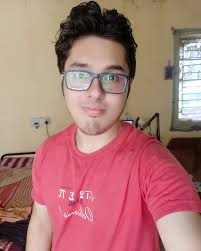
#> input picture rereizzes.jpg, 201 x 251 px
$ python imageresizer.py
#> lines starting #> are read from the running program, lines starting #| are printed output that depends on the picture
# Importing the OpenCV library
# cv2 is the module name used to access OpenCV functions in Python
import cv2

source="rereizzes.jpg"
destination = "newImage.png"
scale_percent = 50 # This means resize to 50% of the original size

# Read an image from the file named 'harry.jpeg'
# cv2.IMREAD_UNCHANGED tells OpenCV to read the image as it is (including alpha channel if present)
src = cv2.imread(source, cv2.IMREAD_UNCHANGED)
#> src is the input picture: shape (251, 201, 3); mean B, G, R 116.7, 119.8, 172.1

# (Optional) Show the image in a window titled "title"
# This is commented out to prevent the image window from opening automatically
# cv2.imshow("title", src)

# Set the percentage by which the image should be resized


# Calculate the new width of the image (50% of original width)
new_width = int(src.shape[1] * scale_percent / 100)
#> new_width = 100

# Calculate the new height of the image (50% of original height)
new_height = int(src.shape[0] * scale_percent / 100)
#> new_height = 125

# Resize the image using the new dimensions
# cv2.resize() takes the source image and a tuple (width, height)
output = cv2.resize(src, (new_width, new_height))
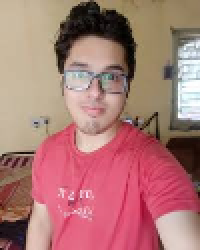
#> output: shape (125, 100, 3) (shown 2 times larger); mean B, G, R 116.6, 119.8, 172

# Save the resized image to a new file named 'newImage.png'
cv2.imwrite(destination, output) # the new image will be half of the old imageh
